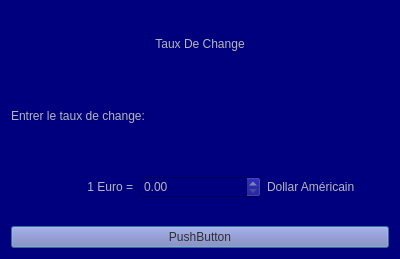
<?xml version="1.0" encoding="UTF-8"?>
<ui version="4.0">
 <class>Dialog</class>
 <widget class="QDialog" name="Dialog">
  <property name="geometry">
   <rect>
    <x>0</x>
    <y>0</y>
    <width>400</width>
    <height>259</height>
   </rect>
  </property>
  <property name="windowTitle">
   <string>Dialog</string>
  </property>
  <property name="styleSheet">
   <string notr="true">
background-color: rgb(0, 0, 127);
color: rgb(182, 182, 182);
font: 12pt &quot;Comic Sans MS&quot;;</string>
  </property>
  <layout class="QGridLayout" name="gridLayout">
   <item row="0" column="0" colspan="2">
    <widget class="QLabel" name="label">
     <property name="styleSheet">
      <string notr="true">font: 18pt &quot;Algerian&quot;;</string>
     </property>
     <property name="text">
      <string>Taux De Change</string>
     </property>
     <property name="alignment">
      <set>Qt::AlignCenter</set>
     </property>
    </widget>
   </item>
   <item row="3" column="0" colspan="2">
    <widget class="QPushButton" name="pushButton">
     <property name="styleSheet">
      <string notr="true">background-color: rgb(123, 123, 184);
alternate-background-color: qradialgradient(spread:pad, cx:0.5, cy:0.5, radius:0.5, fx:0.5, fy:0.5, stop:0 rgba(255, 235, 235, 206), stop:0.35 rgba(255, 188, 188, 80), stop:0.4 rgba(255, 162, 162, 80), stop:0.425 rgba(255, 132, 132, 156), stop:0.44 rgba(252, 128, 128, 80), stop:1 rgba(255, 255, 255, 0));
color: rgb(47, 47, 47);
</string>
     </property>
     <property name="text">
      <string>PushButton</string>
     </property>
    </widget>
   </item>
   <item row="1" column="0" colspan="2">
    <widget class="QLabel" name="label_2">
     <property name="text">
      <string>Entrer le taux de change:</string>
     </property>
    </widget>
   </item>
   <item row="2" column="0" colspan="2">
    <layout class="QHBoxLayout" name="horizontalLayout">
     <item>
      <widget class="QLabel" name="label_3">
       <property name="text">
        <string>1 Euro =</string>
       </property>
       <property name="alignment">
        <set>Qt::AlignRight|Qt::AlignTrailing|Qt::AlignVCenter</set>
       </property>
      </widget>
     </item>
     <item>
      <widget class="QDoubleSpinBox" name="doubleSpinBox"/>
     </item>
     <item>
      <widget class="QLabel" name="label_4">
       <property name="text">
        <string>Dollar Américain</string>
       </property>
      </widget>
     </item>
    </layout>
   </item>
  </layout>
 </widget>
 <resources/>
 <connections/>
</ui>
